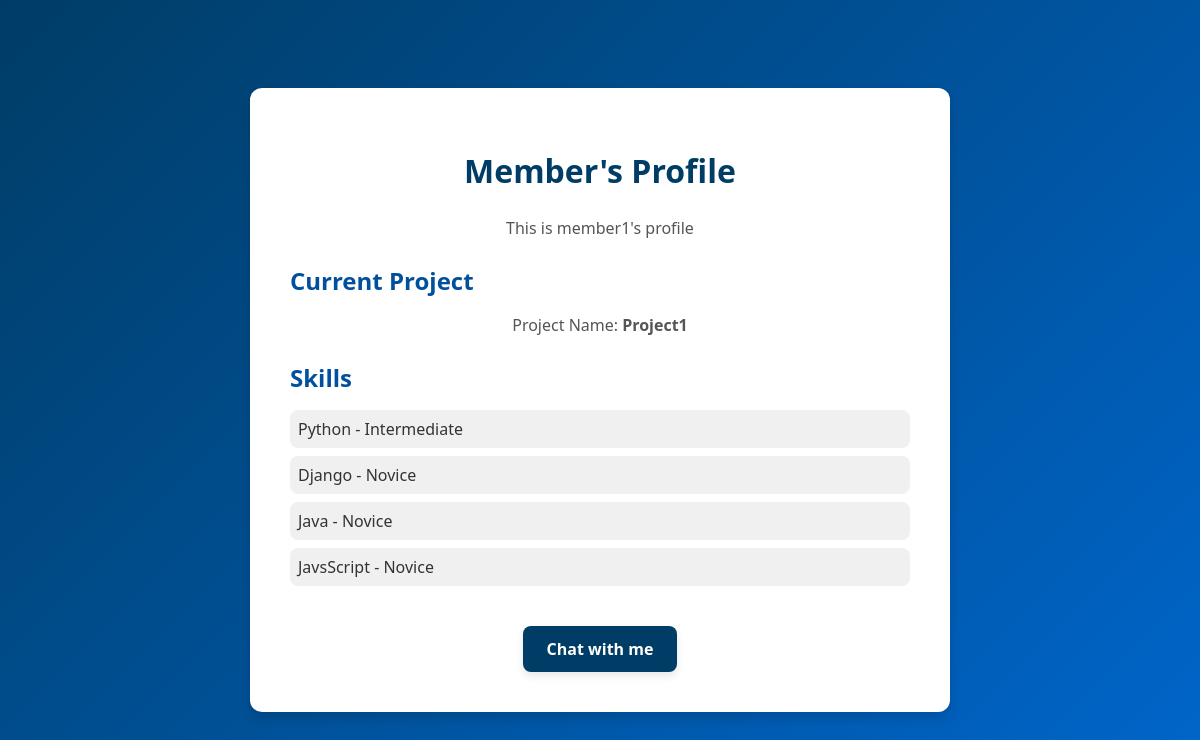
Before: /member_profile/16/ with the older database file.
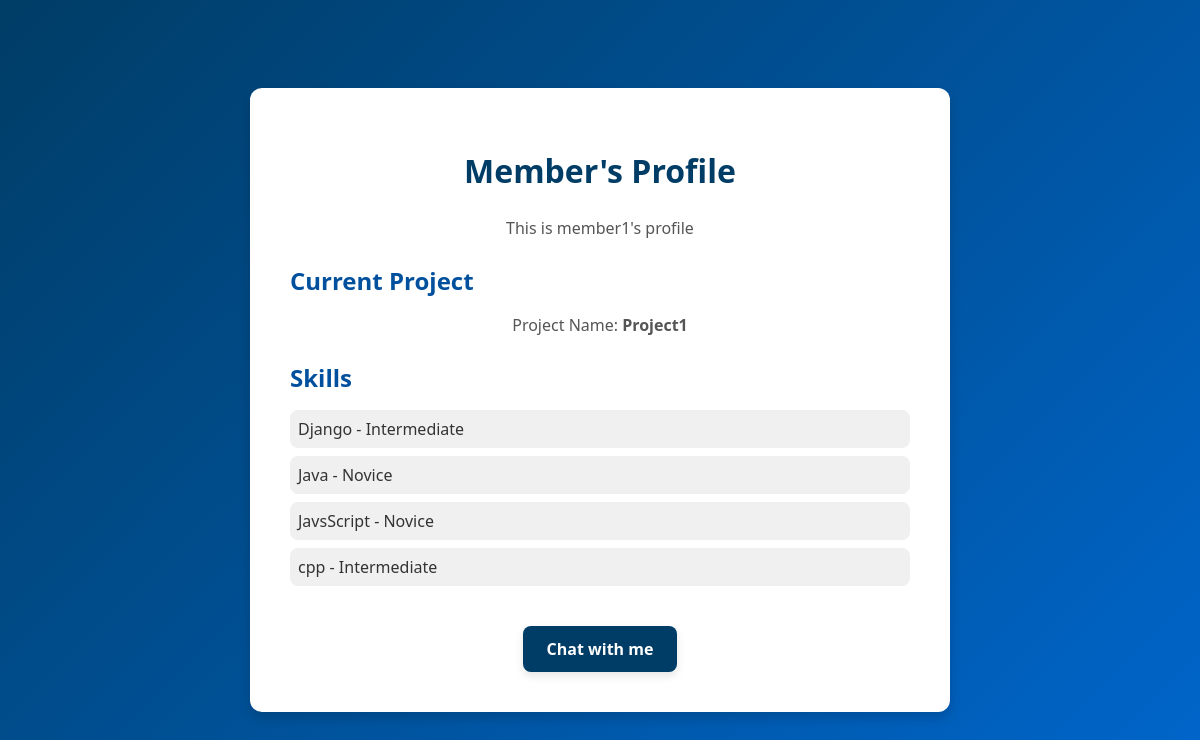
After: the same page with the newer database file.
### dashboard/models.py (models this page shows, shortened)
class Skill(models.Model):
    name=models.CharField(max_length=100, unique=True)
    search_keyword= models.CharField(max_length=100, help_text="keyword to search for videos to learn", blank=True)
    COMPETENCY_CHOICES=(
        ('novice','Novice'),
        ('beginner', 'Beginner'),
        ('intermediate', 'Intermediate'),
        ('proficient', 'Proficient'),
        ('expert', 'Expert'),
    )
    competency=models.CharField(choices=COMPETENCY_CHOICES, max_length=20)

### dashboard/views.py (the view)
# urls.py: path('member_profile/<int:id>/', MemberProfileView.as_view(), name='member_profile'),
class MemberProfileView(View):
    def get(self, request, *args, **kwargs):
        member_id=kwargs.get('id')
        user=get_object_or_404(CustomUser, id=member_id)
        project = user.project
        user_skills = user.skills.all()  # Fetch the member's skills
        context = {
            'user': user,
            'project': project,
            'user_skills': user_skills,  # Pass the skills to the template
        }
        return render(request, 'member_profile.html', context)

### dashboard/templates/member_profile.html (shortened to what this page needs)
<!DOCTYPE html>
<html lang="en">
<head>
    {% load static %}
    <link rel="stylesheet" href="{% static 'css/profile.css' %}">
</head>
<body>
    <div class="container">
        <header class="profile-header">
            <h1>Member's Profile</h1>
        </header>
        <section class="profile-info">
            {% if user == request.user %}
                <p class="welcome-message">Welcome, {{ user.username }}!</p>
            {% else %}
                <p class="user-message">This is {{ user.username }}'s profile</p>
            {% endif %}
            {% if project %}
                <div class="project-info">
                    <h2>Current Project</h2>
                    <p>Project Name: <strong>{{ project.name }}</strong></p>
                </div>
            {% else %}
                <p class="no-project">You are not currently assigned to any project.</p>
            {% endif %}
        </section>
        <section class="skills-info">
            <h2>Skills</h2>
            {% if user_skills %}
                <ul class="skills-list">
                    {% for skill in user_skills %}
                        <li>{{ skill.name }} - {{ skill.get_competency_display }}</li>
                    {% endfor %}
                </ul>
            {% else %}
                <p class="no-skills">No skills added yet.</p>
            {% endif %}
        </section>
        <section class="actions">
            {% if user != request.user %}
                <a href="{% url 'start-chat' user.username %}" class="btn">Chat with me</a>
            {% endif %}
        </section>
    </div>
</body>
</html>

Changed rows visible on the page:
no longer on this page (row edited): Skill: name "Python", competency "Intermediate"
changed Skill "Django": competency "Novice" → "Intermediate"
added Skill: name "cpp", competency "Intermediate"
